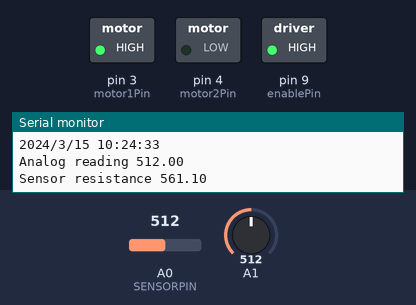
A sketch run on a simulated Arduino Uno, built with avr-gcc and run on an emulated ATmega328P. Parts: switched loads named in the sketch (green lamp = pin HIGH), the last lines printed to the serial monitor. The inputs (shaded band) are chosen by the test bench; at power-on: A1 = 512, A0 (SENSORPIN) = 512. The local clock reads 2024-03-15 10:24:30 at power-on unless the sketch sets it.

Above: at 3.8 s.
3.9 s: A1 set to 610
At 7.3 s:
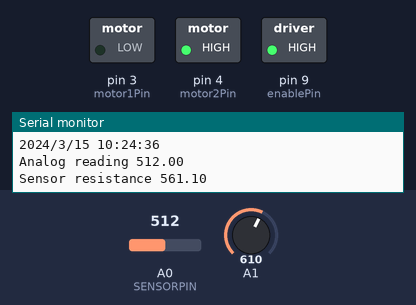
7.8 s: A0 (SENSORPIN) set to 1010
11.7 s: A0 (SENSORPIN) set to 1023
16.7 s: A1 set to 590
At 18.8 s:
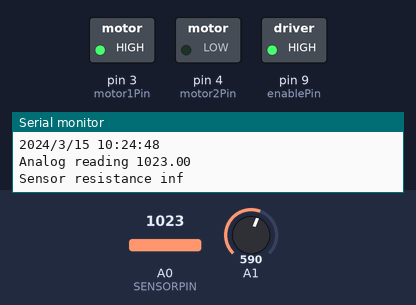
20.6 s: A1 set to 716
At 22.1 s:
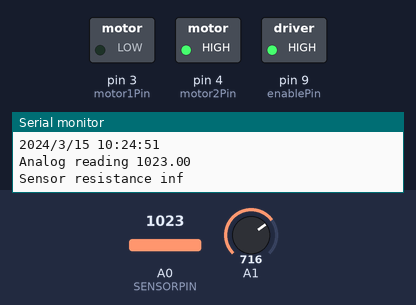
Timing chart, 0 to 23.6 s (numbered marks = the images above; inputs shaded):
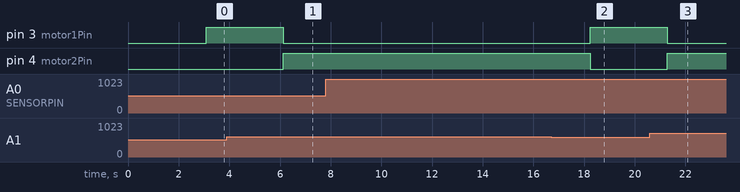

Measured:
- after the input at 3.9 s, pin 3 (motor1Pin): HIGH → LOW after 2.2 s; pin 4 (motor2Pin): LOW → HIGH after 2.2 s
- after the input at 16.7 s, pin 3 (motor1Pin): LOW → HIGH after 1.5 s; pin 4 (motor2Pin): HIGH → LOW after 1.5 s
- after the input at 20.6 s, pin 3 (motor1Pin): HIGH → LOW after 0.68 s; pin 4 (motor2Pin): LOW → HIGH after 0.68 s

The sketch:

Tide_Clock_V3.0_4_17.ino
```cpp
#include <Wire.h>
#include "RTClib.h"
// the value of the 'other' resistor
#define SERIESRESISTOR 560
// What pin to connect the sensor to
#define SENSORPIN A0


RTC_DS1307 RTC;

//int second = 0;
//int minute = 0;
//int hour = 0;
//int day = 0;
//int month = 0;
//int year = 0;
//int dayOfWeek = 0;
const int motor1Pin = 3;    // H-bridge leg 1 (pin 2, 1A)
const int motor2Pin = 4;    // H-bridge leg 2 (pin 7, 2A)
const int enablePin = 9;    // H-bridge enable pin
const int LowTideLevel = 400;
const int HighTideLevel = 600;
int  DesiredWaterLevel;
int NowLevel;


void setup() {
  Wire.begin();
  RTC.begin();
  Serial.begin(9600);
  Serial.print("\nThe current date and time will be updated every three seconds:\n\n");
  // set the switch as an input:


  // set all the other pins you're using as outputs:
  pinMode(motor1Pin, OUTPUT);
  pinMode(motor2Pin, OUTPUT);
  pinMode(enablePin, OUTPUT);

  digitalWrite(enablePin, HIGH);

}

void loop() {
  DateTime now = RTC.now();

  Serial.print(now.dayOfWeek(), DEC);
  Serial.print(" day of week\n");
  Serial.print(now.year(), DEC);
  Serial.print('/');
  Serial.print(now.month(), DEC);
  Serial.print('/');
  Serial.print(now.day(), DEC);
  Serial.print(' ');
  Serial.print(now.hour(), DEC);
  Serial.print(':');
  Serial.print(now.minute(), DEC);
  Serial.print(':');
  Serial.print(now.second(), DEC);
  Serial.println();
  float reading;
  reading = analogRead(SENSORPIN);

  Serial.print("Analog reading ");
  Serial.println(reading);

  // convert the value to resistance
  reading = (1023 / reading)  - 1;
  reading = SERIESRESISTOR / reading;
  Serial.print("Sensor resistance ");
  Serial.println(reading);
  delay(3000);

  NowLevel = analogRead("Sensor resistance "); //checking Resitor for current Water level.

  if (now.second() >= 30) { //Checking what tide the clock should be at.Giving HighTideLevel a Value
    DesiredWaterLevel = HighTideLevel;
  }
  else {
    DesiredWaterLevel = LowTideLevel;
  }
  if (NowLevel > DesiredWaterLevel) {
    Serial.print("\nHigh Tide. \n");
    digitalWrite(motor1Pin, LOW);   // set leg 1 of the H-bridge low
    digitalWrite(motor2Pin, HIGH);  // set leg 2 of the H-bridge high
  }
  else if (NowLevel < DesiredWaterLevel) {
    Serial.print("\nLow Tide. \n");
    digitalWrite(motor1Pin, HIGH);  // set leg 1 of the H-bridge high
    digitalWrite(motor2Pin, LOW);   // set leg 2 of the H-bridge low
  }
  else {
    digitalWrite(motor1Pin, LOW);  // set leg 1 of the H-bridge high
    digitalWrite(motor2Pin, LOW);   // set leg 2 of the H-bridge low

  }


}
```
